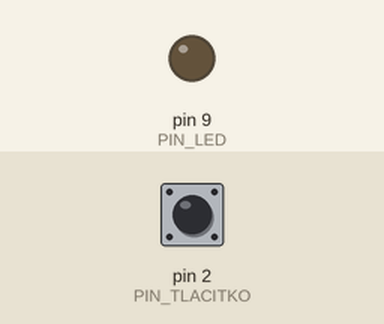
The sketch below on a simulated Arduino Uno, built with avr-gcc and run on an emulated ATmega328P. Shown: output pins drawn as LEDs (lit = HIGH). Inputs (shaded band) come from the test bench; at power-on: pin 2 (PIN_TLACITKO) HIGH.

Above: at 1.2 s.
1.3 s: pin 2 (PIN_TLACITKO) pulled LOW for 0.15 s
At 2.3 s:
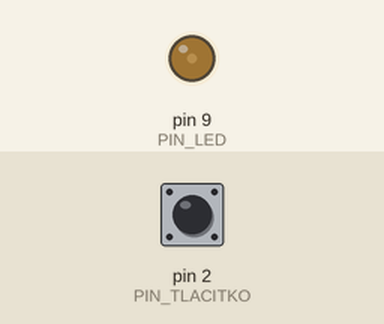
2.9 s: pin 2 (PIN_TLACITKO) pulled LOW for 1 s
At 3.6 s:
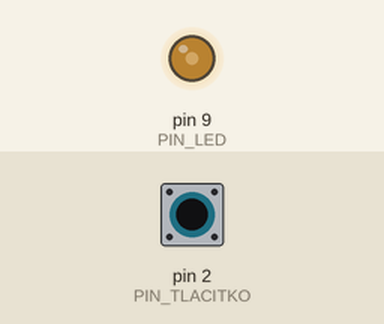
5.4 s: pin 2 (PIN_TLACITKO) pulled LOW for 0.15 s
At 6.6 s:
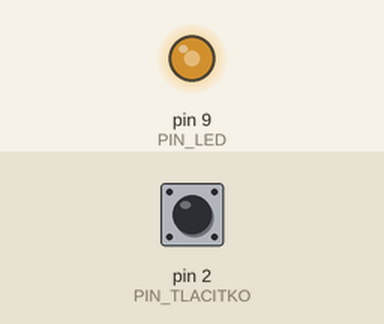
7.0 s: pin 2 (PIN_TLACITKO) pulled LOW for 3.2 s
At 7.9 s:
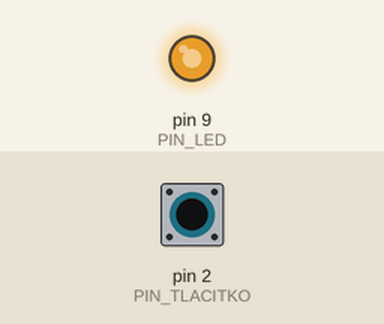
Timing chart, 0 to 10.0 s (numbered marks = the images above; inputs shaded):
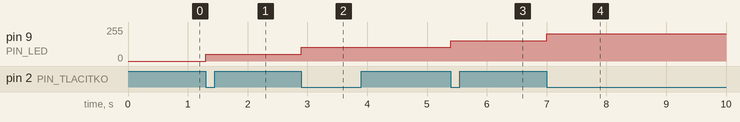

Measured:
- after the input at 1.3 s, pin 9 (PIN_LED): 0/255 → 51/255 at once
- after the input at 2.9 s, pin 9 (PIN_LED): 51/255 → 102/255 at once
- after the input at 5.4 s, pin 9 (PIN_LED): 102/255 → 153/255 at once
- after the input at 7.0 s, pin 9 (PIN_LED): 153/255 → 204/255 at once

The sketch:

PWM_Tl_Zvysovani.ino
```cpp
/*Napište program, který při každém stisknutí tlačítka zvýší jas LED (PWM).
 *Po dosažení maximální intenzity (255) se při dalším stisknutí tlačítka jas opět sníží na minimum (0).
 */
#define PIN_TLACITKO 2
#define PIN_LED 9
#define CAS_ZAKMITU 20

volatile int jas = 0;                    // Počáteční jas LED (0-255)
volatile int krokJasu = 51;              // Krok změny jasu (pro pět kroků až do 255)
volatile bool stavTlacitka = HIGH;
volatile bool predchoziStavTlacitka = HIGH;
unsigned long predchoziZmenaTlacitka = 0;

void setup() {
  pinMode(PIN_LED, OUTPUT);
  pinMode(PIN_TLACITKO, INPUT_PULLUP);
}

void loop() {
  // Přečti stav tlačítka
  stavTlacitka = digitalRead(PIN_TLACITKO);

  // Zkontroluj, zda došlo ke změně stavu tlačítka a zda od poslední změny uplynul CAS_ZAKMITU
  if (stavTlacitka != predchoziStavTlacitka && millis() >= predchoziZmenaTlacitka + CAS_ZAKMITU) {
    predchoziStavTlacitka = stavTlacitka;
    predchoziZmenaTlacitka = millis();

    if (stavTlacitka == LOW) {
      jas += krokJasu;

      if (jas > 255) {
        jas = 0;
      }

      analogWrite(PIN_LED, jas); // Nastaví PWM hodnotu pro LED
    }
  }
}
```
